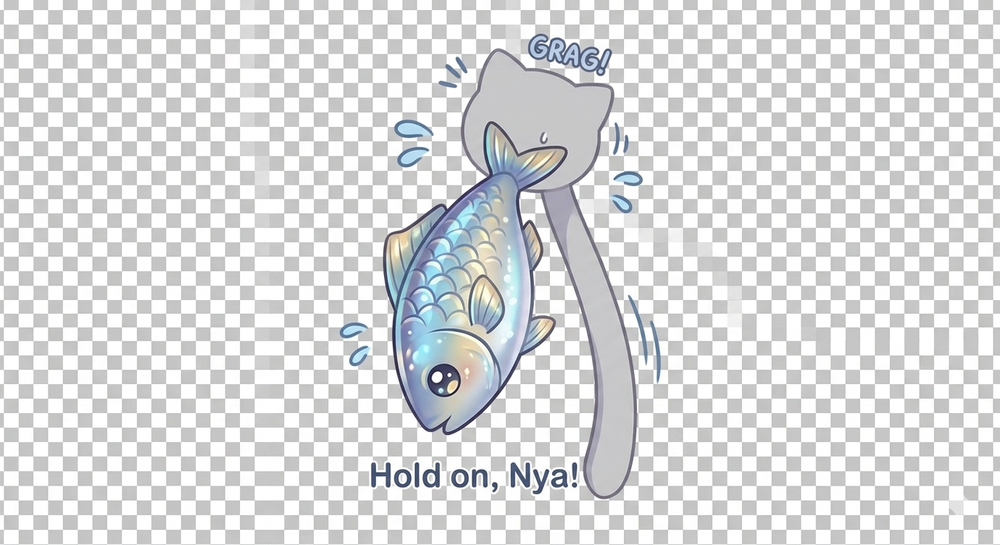
#> input picture FluentClip帧动画素材/Grab/Grab.png, 1000 x 545 px, shrunk from 1380 x 752 before the run, found by its file name
$ python analyze_grab_image.py
#> lines starting #> are read from the running program, lines starting #| are printed output that depends on the picture
from PIL import Image
import numpy as np

image_path = r"FluentClip帧动画素材\Grab\Grab.png"

img = Image.open(image_path)
#> img is the input picture: PIL image 1000x545 RGBA; mean R, G, B, A 218.2, 219.2, 220.1, 255
img_array = np.array(img)

print(f"图片尺寸: {img.size}")
#| 图片尺寸: (1000, 545)
print(f"图片模式: {img.mode}")
#| 图片模式: RGBA

if len(img_array.shape) == 3 and img_array.shape[2] == 4:
    r, g, b, a = img_array[:,:,0], img_array[:,:,1], img_array[:,:,2], img_array[:,:,3]
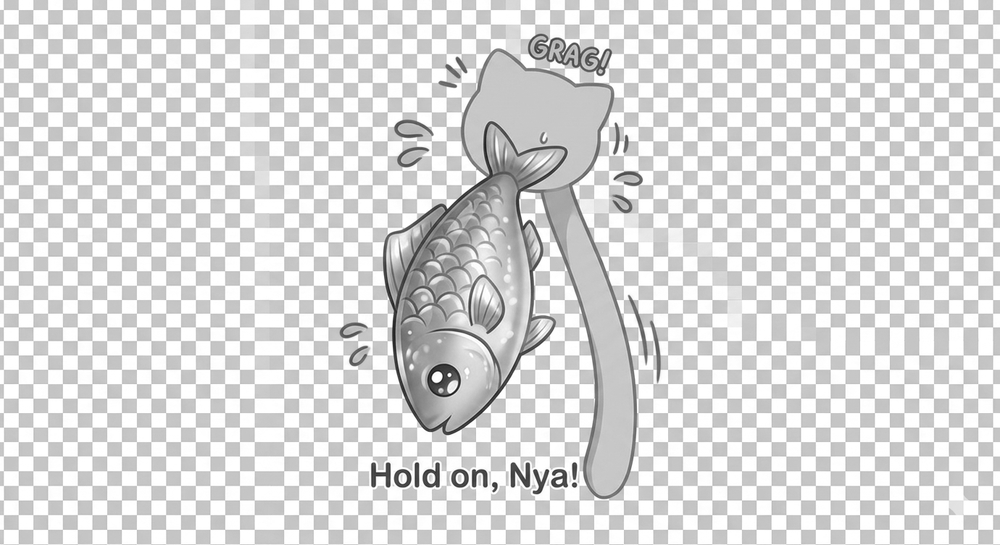
#> r: shape (545, 1000); min 21, max 255, mean 218.2
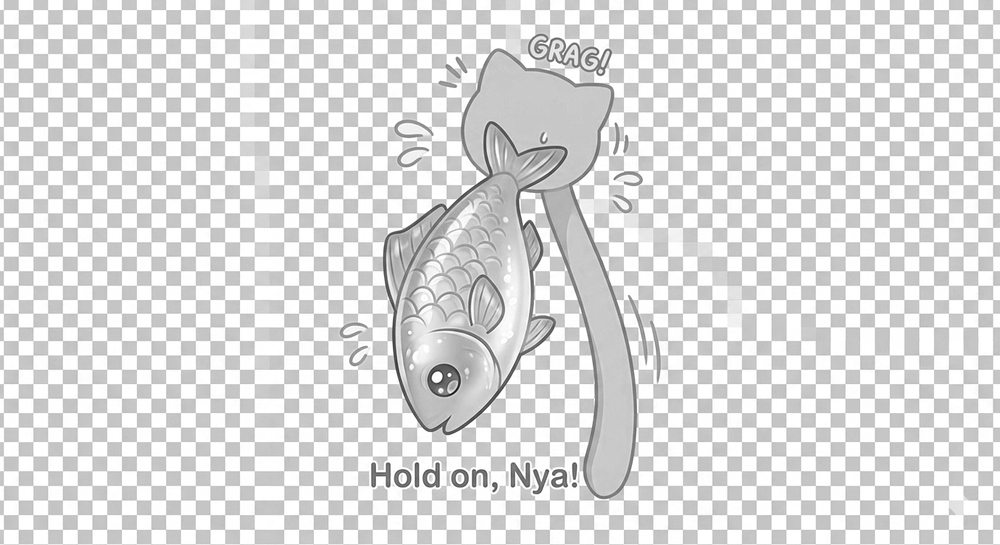
#> b: shape (545, 1000); min 17, max 255, mean 220.1
#> a: shape (545, 1000); every value is 255
    print(f"Alpha 通道范围: {a.min()} - {a.max()}")
#| Alpha 通道范围: 255 - 255
    print(f"完全透明像素: {np.sum(a == 0)}")
#| 完全透明像素: 0
    print(f"完全不透明像素: {np.sum(a == 255)}")
#| 完全不透明像素: 545000
    print(f"半透明像素: {np.sum((a > 0) & (a < 255))}")
#| 半透明像素: 0

    content_mask = a > 10
#> content_mask: shape (545, 1000) bool; every value is 1
else:
    print("无Alpha通道")
    content_mask = None

if content_mask is not None:
    rows_with_content = np.where(np.any(content_mask, axis=1))[0]
#> rows_with_content = 545 values from 0 to 544
    cols_with_content = np.where(np.any(content_mask, axis=0))[0]
#> cols_with_content = 1000 values from 0 to 999

    if len(rows_with_content) > 0 and len(cols_with_content) > 0:
        min_y, max_y = rows_with_content[0], rows_with_content[-1]
#> min_y = 0; max_y = 544
        min_x, max_x = cols_with_content[0], cols_with_content[-1]
#> min_x = 0; max_x = 999

        width = max_x - min_x + 1
#> width = 1000
        height = max_y - min_y + 1
#> height = 545

        print(f"\n{'='*50}")
        print(f"🐱 猫叼鱼图片边界检测结果")
        print(f"{'='*50}")
        print(f"原始图片尺寸: {img.width} x {img.height}")
#| 原始图片尺寸: 1000 x 545
        print(f"非透明区域边界:")
        print(f"  左上角: ({min_x}, {min_y})")
#|   左上角: (0, 0)
        print(f"  右下角: ({max_x}, {max_y})")
#|   右下角: (999, 544)
        print(f"  宽度: {width} 像素")
#|   宽度: 1000 像素
        print(f"  高度: {height} 像素")
#|   高度: 545 像素

        scale = 0.25
        scaled_width = int(width * scale)
#> scaled_width = 250
        scaled_height = int(height * scale)
#> scaled_height = 136

        print(f"\n{'='*50}")
        print(f"📐 悬浮窗配置 (原始尺寸)")
        print(f"{'='*50}")
        print(f"窗口尺寸: Width=\"{width}\" Height=\"{height}\"")
#| 窗口尺寸: Width="1000" Height="545"
        print(f"Margin: \"{min_x},{min_y},0,0\"")
#| Margin: "0,0,0,0"

        print(f"\n{'='*50}")
        print(f"📐 悬浮窗配置 (缩放 {scale*100:.0f}%)")
        print(f"{'='*50}")
        print(f"窗口尺寸: Width=\"{scaled_width}\" Height=\"{scaled_height}\"")
#| 窗口尺寸: Width="250" Height="136"
        print(f"Margin: \"{int(min_x * scale)},{int(min_y * scale)},0,0\"")
#| Margin: "0,0,0,0"

        print(f"\n{'='*50}")
        print(f"💻 WPF XAML 代码")
        print(f"{'='*50}")
        print(f'''<Window x:Class="FluentClip.TrayWindow"
        xmlns="http://schemas.microsoft.com/winfx/2006/xaml/presentation"
        xmlns:x="http://schemas.microsoft.com/winfx/2006/xaml"
        Title="FluentClip"
        Width="{scaled_width}" Height="{scaled_height}"
        WindowStyle="None"
        AllowsTransparency="True"
        Background="Transparent"
        Topmost="True"
        ShowInTaskbar="False"
        Left="{int(min_x * scale)}" Top="{int(min_y * scale)}"
        MouseLeftButtonDown="Window_MouseLeftButtonDown">
    <Grid>
        <Image Source="/FluentClip帧动画素材/Grab/Grab.png"
               Stretch="Uniform"
               Width="{scaled_width}" Height="{scaled_height}"/>
    </Grid>
</Window>''')
#| <Window x:Class="FluentClip.TrayWindow"
#|         xmlns="http://schemas.microsoft.com/winfx/2006/xaml/presentation"
#|         xmlns:x="http://schemas.microsoft.com/winfx/2006/xaml"
#|         Title="FluentClip"
#|         Width="250" Height="136"
#|         WindowStyle="None"
#|         AllowsTransparency="True"
#|         Background="Transparent"
#|         Topmost="True"
#|         ShowInTaskbar="False"
#|         Left="0" Top="0"
#|         MouseLeftButtonDown="Window_MouseLeftButtonDown">
#> (further printed lines are left out)

        bbox_image = Image.new('RGBA', (img.width, img.height), (0, 0, 0, 0))
#> bbox_image: PIL image 1000x545 RGBA; every value is 0
        from PIL import ImageDraw
        draw = ImageDraw.Draw(bbox_image)
        draw.rectangle([min_x, min_y, max_x, max_y], outline=(255, 0, 0, 255), width=3)

        for y in range(min_y, max_y + 1):
            for x in range(min_x, max_x + 1):
                if a[y, x] > 0:
                    bbox_image.putpixel((x, y), (r[y, x], g[y, x], b[y, x], 180))
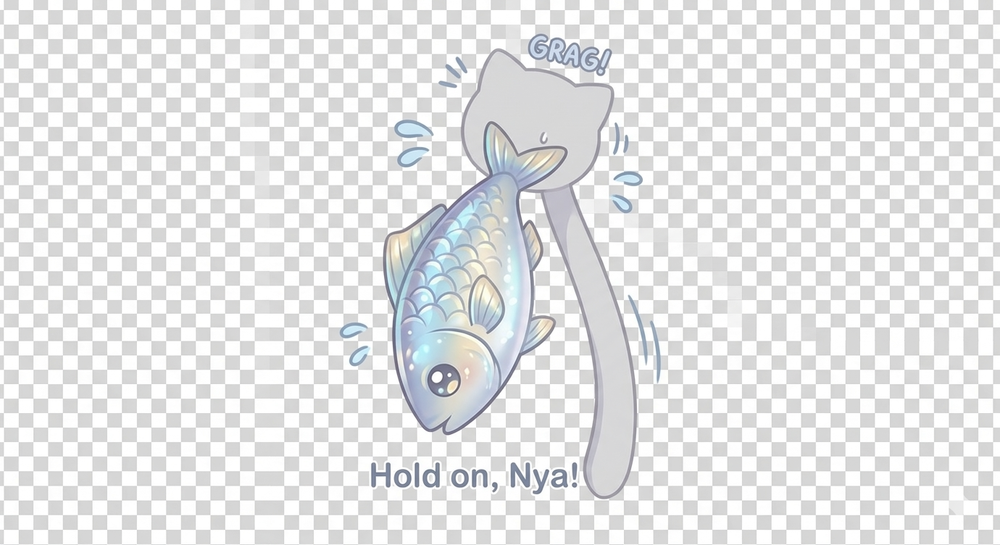
#> bbox_image: PIL image 1000x545 RGBA; mean R, G, B, A 218.2, 219.2, 220.1, 180; transparent parts drawn white

        output_path = r"FluentClip帧动画素材\Grab\Grab_result.png"
        bbox_image.save(output_path)
        print(f"\n✅ 结果图已保存到: {output_path}")
else:
    print("未检测到内容区域")
